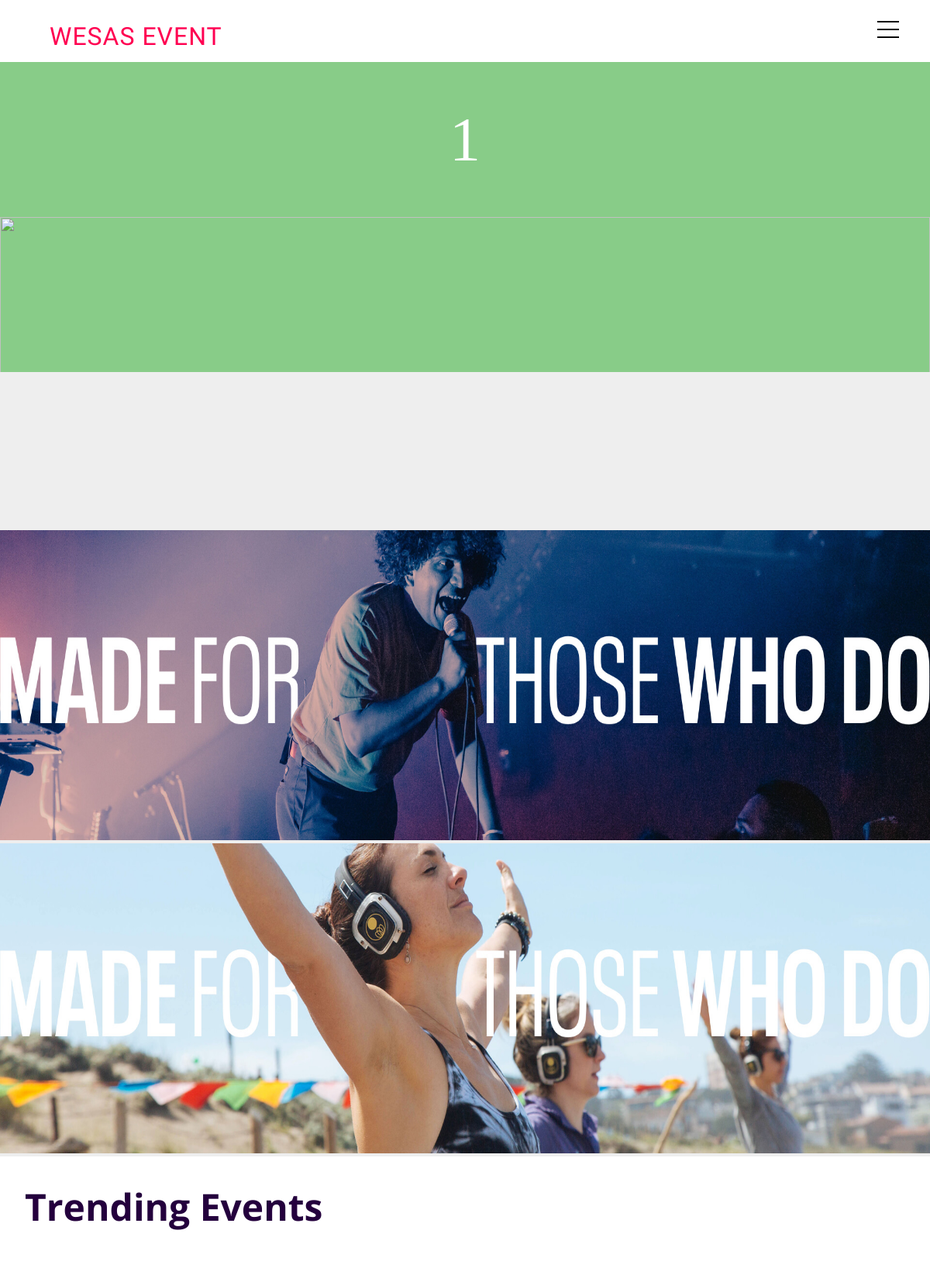
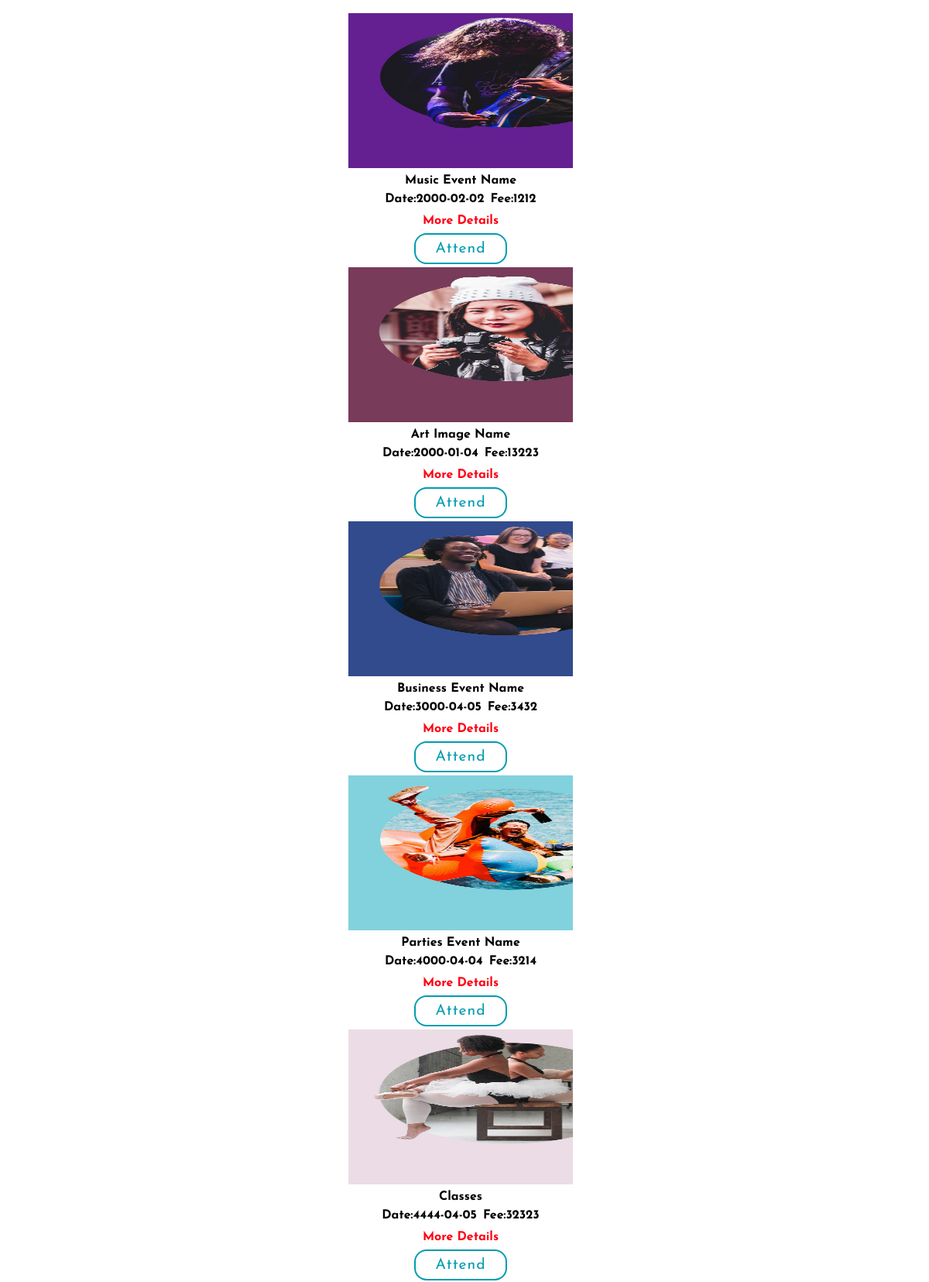
The page / (upper part) on the database its author committed (2 pictures, top to bottom).
### tables this page shows
CREATE TABLE `eventss` (
  `event_id` bigint(20) NOT NULL,
  `event_name` varchar(255) NOT NULL,
  `event_date` varchar(255) NOT NULL,
  `event_cost` bigint(255) NOT NULL,
  `event_description` text NOT NULL,
  `category_name` varchar(255) NOT NULL,
  `event_photo` varchar(255) NOT NULL,
  `latitude` varchar(255) NOT NULL,
  `longitude` varchar(255) NOT NULL
);

### index.php (the view, shortened to what this page needs)
<?php
include('./model/pathToDataCenter.php');
?>
<!DOCTYPE html>
<html lang="en">
<head>
    <link rel="stylesheet" media="screen and (min-width: 320px)  and (max-width:500px)" href="./css/mobile/mobile.css">
    <link rel="stylesheet" media="screen and (min-width: 501px) and (max-width: 1200px)" href="./css/tablet/tablet.css">
    <link rel="stylesheet" media="screen and (min-width: 1201px)" href="./css/widescreen/widescreen.css">
    <link rel="stylesheet" href="./css/flickity.css" media="screen">
</head>
<body>
<nav id="navBar">
    <div class="logoBg">
        <a href="./index.php"><h2 class="logo"><span style="font-stretch:100% ;letter-spacing: 1px; font-weight: 400; cursor: pointer; color: rgb(255, 0, 81);">WESAS EVENT</h2></a>
    </div>
    <div class="menu-wrap">
        <div class="hamburger"><div></div></div>
    </div>
</nav>
<div class="gallery js-flickity galllery-1">
    <img src="./resource/bg-desktop-rapoport-food.jpg"  alt="" class="gallery-celll">
    <img src="./resource/bg-desktop-rapoport-music.jpg" alt="" class="gallery-celll">
    <img src="./resource/bg-desktop-rapoport-yoga.jpg" alt="" class="gallery-celll">
</div>
<div id="heading">
    <h1>Trending Events</h1>
</div>
<div class="main-gallery galllery">
<?php
$displayquery = "SELECT event_name,event_description,event_photo,event_id,event_cost,category_name,event_name,event_date	 FROM eventss";
$querydisplay = mysqli_query($connection,$displayquery);
while($result = mysqli_fetch_array($querydisplay))
{
?>
    <div class="item gallery-cell item">
        <div class="image">
            <a href="./view/events/eventDetails.php?event_id=<?php echo $result['event_id'];?>"><img src=".<?php echo $result['event_photo'];?>" alt=""></a>
        </div>
        <div class="eventDetails">
            <div class="eventName">
                <h1><?php echo $result['event_name'];?></h1>
            </div>
            <div class="info">
                <h1>Date:<?php echo $result['event_date'];?></h1>
                <h1>Fee:<?php echo $result['event_cost'];?></h1>
            </div>
            <div class="details">
                <a href="./view/events/eventDetails.php?event_id=<?php echo $result['event_id'];?>"><h1>More Details</h1></a>
            </div>
        </div>
        <div class="book">
            <a href="./view/events/registration.php?event_id=<?php echo $result['event_id'];?>"><button>Attend</button></a>
        </div>
    </div>
<?php
}
?>
</div>
</body>
</html>

### css/mobile/mobile.css (style rules this page uses)
body { background: #fff; }
a { text-decoration: none; }
.galllery-1 { margin-top: 5rem; }
.gallery-celll { width: 100%; height: 20rem; margin-right: 10px; background: #8C8; counter-increment: gallery-cell; }
.gallery-celll:before { display: block; text-align: center; content: counter(gallery-cell); line-height: 200px; font-size: 80px; color: white; }
.galllery { margin: 0 2rem; }
#heading > h1 { text-align: start; margin-left: 2rem; margin-top: 2rem; font-family: 'Open Sans', sans-serif; font-size: 3rem; color: rgb(36, 0, 61) }
.main-gallery { background: #fff; padding-top: 5rem; }
.gallery { background: #EEE; }
.item { border: 2px solid rgb(255, 256, 257); }
.gallery-cell { margin-right: 10px; background: #fff; counter-increment: gallery-cell; }
.item { display: flex; flex-direction: column; justify-content: center; align-items: center; }
.image > a > img { width: 290px; height: 200px; }
.eventDetails > div > a > h1 { font-size: 1rem; font-family: 'Josefin Sans', sans-serif; margin: 0.25rem; color: rgb(255, 0, 18); margin: 0.5rem 0; }
.eventDetails > div > h1 { font-size: 1rem; font-family: 'Josefin Sans', sans-serif; margin: 0.25rem; color: #000; }
.eventDetails .info { display: flex; flex-direction: row; }
.eventDetails .info,.details,.eventName { background-color: rgb(255, 255, 255); width: 290px; display: flex; justify-content: center; align-items: center; }
.book > a > button { width: 120px; height: 40px; background-color: #fff; border: 2px solid rgb(0, 156, 175); border-radius: 1rem; outline: none; cursor: pointer; font-size: 1.2rem; font-family: 'Josefin Sans', sans-serif; color: rgb(0, 156, 175); }
.subscribeButton form > input , button { width: 10rem; height: 3rem; font-size: 1rem; outline: none; color: rgb(131,49, 88); font-family: 'Pacifico', cursive; letter-spacing: 1px; border-radius: 1rem; }

### css/tablet/tablet.css (style rules this page uses)
body { background: #fff; }
a { text-decoration: none; cursor: pointer; }
.galllery-1 { margin-top: 5rem; }
.gallery-celll { width: 100%; height: 25rem; margin-right: 10px; background: #8C8; counter-increment: gallery-cell; }
.gallery-celll:before { display: block; text-align: center; content: counter(gallery-cell); line-height: 200px; font-size: 80px; color: white; }
.galllery { margin: 0 2rem; }
#heading > h1 { text-align: start; margin-left: 2rem; margin-top: 2rem; font-family: 'Open Sans', sans-serif; font-size: 3rem; color: rgb(36, 0, 61) }
.main-gallery { background: #fff; padding-top: 5rem; }
.gallery { background: #EEE; }
.item { border: 2px solid rgb(255, 256, 257); }
.gallery-cell { margin-right: 10px; background: #fff; counter-increment: gallery-cell; }
.item { display: flex; flex-direction: column; justify-content: center; align-items: center; }
.image > a > img { width: 290px; height: 200px; }
.eventDetails > div > a > h1 { font-size: 1rem; font-family: 'Josefin Sans', sans-serif; margin: 0.25rem; color: rgb(255, 0, 18); margin: 0.5rem 0; }
.eventDetails > div > h1 { font-size: 1rem; font-family: 'Josefin Sans', sans-serif; margin: 0.25rem; color: #000; }
.eventDetails .info { display: flex; flex-direction: row; }
.eventDetails .info,.details,.eventName { background-color: rgb(255, 255, 255); width: 290px; display: flex; justify-content: center; align-items: center; }
.book > a > button { width: 120px; height: 40px; background-color: #fff; border: 2px solid rgb(0, 156, 175); border-radius: 1rem; outline: none; cursor: pointer; font-size: 1.2rem; font-family: 'Josefin Sans', sans-serif; color: rgb(0, 156, 175); }
.subscribeButton form > input , button { width: 10rem; height: 3rem; font-size: 1rem; outline: none; color: rgb(131,49, 88); font-family: 'Pacifico', cursive; letter-spacing: 1px; border-radius: 1rem; }

### css/widescreen/navigation.css (style rules this page uses)
* { -webkit-box-sizing: border-box; -moz-box-sizing:border-box; -ms-box-sizing:border-box; box-sizing: border-box; margin: 0; padding: 0; }
a { text-decoration: none; }
#navBar .menu-wrap { display: none; }
#navBar { display: flex; position: fixed; top:0; background: #fff; justify-content: space-around; z-index: 2; padding: 1rem; height: 80px; width: 100%; padding: 0; align-items: center; }
#navBar .logoBg { display: flex; align-items: center; justify-content: center; background-color: #fff; width: 336px; }
#navBar .logoBg .logo { padding: 15px 44px; font-family: 'Cookie', cursive; font-size: 2rem; font-stretch: 10%; letter-spacing: 2px; line-height: 23px; }

### rows shown on the page
eventss: event_photo (picture), event_name "Music Event Name", event_date "2000-02-02", event_cost "1212"
eventss: event_photo (picture), event_name "Art Image Name", event_date "2000-01-04", event_cost "13223"
eventss: event_photo (picture), event_name "Business Event Name", event_date "3000-04-05", event_cost "3432"
eventss: event_photo (picture), event_name "Parties Event Name", event_date "4000-04-04", event_cost "3214"
eventss: event_photo (picture), event_name "Classes", event_date "4444-04-05", event_cost "32323"
